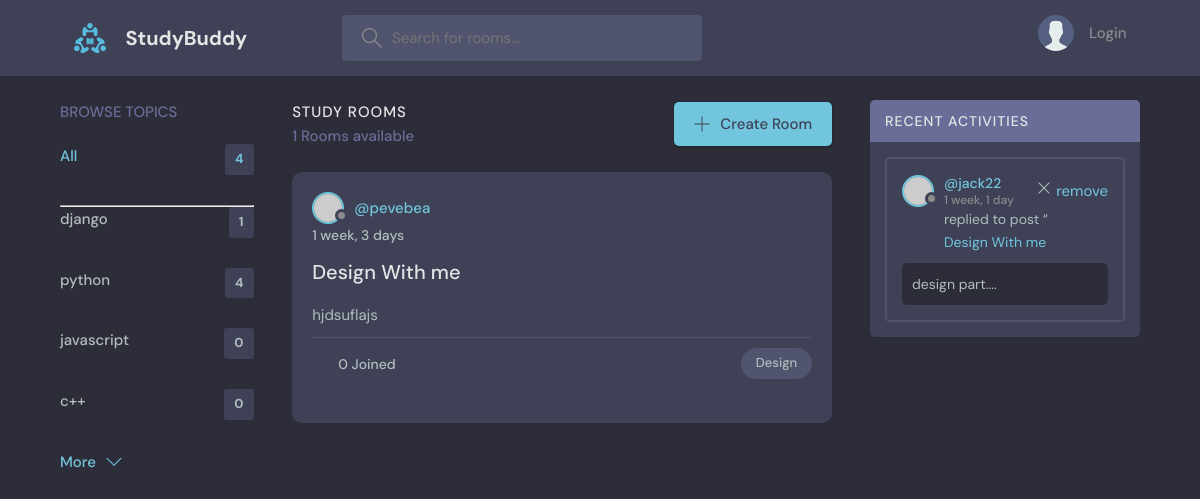
Screenshot of /room/index/?q=Design with the database file from the repository.
### room/models.py (models this page shows, shortened)
class Topic(models.Model):
    name = models.CharField(max_length=200)

class Room(models.Model):
    host = models.ForeignKey(User, on_delete=models.SET_NULL, null= True)
    topic = models.ForeignKey(Topic, on_delete=models.CASCADE, null=True)
    name = models.CharField(max_length=200)
    description = models.TextField(null= True, blank= True)
    participants = models.ManyToManyField(User, related_name="participants", blank=True)
    updated = models.DateTimeField(auto_now = True)
    created = models.DateTimeField(auto_now_add=True)
    def __str__(self):
        return self.name
    class Meta:
        ordering = ["-updated", "created"]

class Message(models.Model):
    user = models.ForeignKey(User, on_delete=models.CASCADE, null= True)
    room = models.ForeignKey(Room, on_delete=models.CASCADE)
    body = models.TextField()
    updated = models.DateTimeField(auto_now = True)
    created = models.DateTimeField(auto_now_add=True)
    class Meta:
        ordering = ["-updated", "created"]

### room/views.py (the view)
# urls.py: path("", views.index, name = "home"),
def index(request):
    q = request.GET.get("q") if request.GET.get("q") != None else ""
    rooms = Room.objects.filter(Q(topic__name__icontains = q) |
                                Q(name__icontains=q)|
                                Q(description__icontains=q))
    topics = Topic.objects.all()[0:4]
    room_messages = Message.objects.filter(Q(room__topic__name__icontains = q))
    context = {
        "rooms": rooms,
        "topics": topics,
        "room_messages": room_messages,
    }
    return render(request, "room/index.html", context)

### templates/room/index.html (shortened to what this page needs)
<!DOCTYPE html>
{% load static %}
<html lang="en">
  <head>
    <link rel="stylesheet" href="{% static 'css/main.css' %}" />
  </head>
  <body>
    <header class="header header--loggedIn">
      <div class="container">
        <a href="{% url 'room:index' %}" class="header__logo">
          <img src="{% static 'image/logo.svg' %}" />
          <h1>StudyBuddy</h1>
        </a>
        <form method="GET" action="" class="header__search">
          <label>
            <input name="q" placeholder="Search for rooms..." />
          </label>
        </form>
        <nav class="header__menu">
            {% if user.is_authenticated %}
            <div class="header__user">
                <a href="{% url 'authentification:userProfile' user.id %}">
                <div class="avatar avatar--medium active">
                    <img src="https://randomuser.me/api/portraits/men/37.jpg" />
                </div>
                <p>{{user.username}}<span>@{{user.username}}</span></p>
                </a>
                <button class="dropdown-button">
                <svg version="1.1" xmlns="http://www.w3.org/2000/svg" width="32" height="32" viewBox="0 0 32 32">
                    <title>chevron-down</title>
                    <path d="M16 21l-13-13h-3l16 16 16-16h-3l-13 13z"></path>
                </svg>
                </button>
            </div>
            <div class="dropdown-menu">
                <a href="{% url 'authentification:update-user' %}" class="dropdown-link">
                    <svg version="1.1" xmlns="http://www.w3.org/2000/svg" width="32" height="32" viewBox="0 0 32 32">
                        <title>tools</title>
                        <path d="M27.465 32c-1.211 0-2.35-0.471-3.207-1.328l-9.392-9.391c-2.369 0.898-4.898 0.951-7.355 0.15-3.274-1.074-5.869-3.67-6.943-6.942-0.879-2.682-0.734-5.45 0.419-8.004 0.135-0.299 0.408-0.512 0.731-0.572 0.32-0.051 0.654 0.045 0.887 0.277l5.394 5.395 3.586-3.586-5.394-5.395c-0.232-0.232-0.336-0.564-0.276-0.887s0.272-0.596 0.572-0.732c2.552-1.152 5.318-1.295 8.001-0.418 3.274 1.074 5.869 3.67 6.943 6.942 0.806 2.457 0.752 4.987-0.15 7.358l9.392 9.391c0.844 0.842 1.328 2.012 1.328 3.207-0 2.5-2.034 4.535-4.535 4.535zM15.101 19.102c0.26 0 0.516 0.102 0.707 0.293l9.864 9.863c0.479 0.479 1.116 0.742 1.793 0.742 1.398 0 2.535-1.137 2.535-2.535 0-0.668-0.27-1.322-0.742-1.793l-9.864-9.863c-0.294-0.295-0.376-0.74-0.204-1.119 0.943-2.090 1.061-4.357 0.341-6.555-0.863-2.631-3.034-4.801-5.665-5.666-1.713-0.561-3.468-0.609-5.145-0.164l4.986 4.988c0.391 0.391 0.391 1.023 0 1.414l-5 5c-0.188 0.188-0.441 0.293-0.707 0.293s-0.52-0.105-0.707-0.293l-4.987-4.988c-0.45 1.682-0.397 3.436 0.164 5.146 0.863 2.631 3.034 4.801 5.665 5.666 2.2 0.721 4.466 0.604 6.555-0.342 0.132-0.059 0.271-0.088 0.411-0.088z"></path>
                    </svg>
                    Settings
                </a>
                <a href="{% url 'authentification:logout' %}" class="dropdown-link">
                    <svg version="1.1" xmlns="http://www.w3.org/2000/svg" width="32" height="32" viewBox="0 0 32 32">
                        <title>sign-out</title>
                        <path d="M3 0h22c0.553 0 1 0 1 0.553l-0 3.447h-2v-2h-20v28h20v-2h2l0 3.447c0 0.553-0.447 0.553-1 0.553h-22c-0.553 0-1-0.447-1-1v-30c0-0.553 0.447-1 1-1z"></path>
                        <path d="M21.879 21.293l1.414 1.414 6.707-6.707-6.707-6.707-1.414 1.414 4.293 4.293h-14.172v2h14.172l-4.293 4.293z"></path>
                    </svg>
                    Logout
                </a>
            </div>
            {% else %}
                <a href="{% url 'authentification:login' %}">
                <img src="{% static 'image/avatar.svg' %}" />
                <p>Login</p>
                </a>
            {% endif %}
        </nav>
      </div>
    </header>
    {% block content %}
    <main class="layout layout--3">
      <div class="container">
            {% include 'room/topic_component.html' %}
        <div class="roomList">
            <div class="roomList__header">
                <div>
                    <h2>Study Rooms</h2>
                    <p>{{rooms.count}} Rooms available</p>
                </div>
                    <a class="btn btn--main" href="{% url 'room:create-room' %}">
                        <svg version="1.1" xmlns="http://www.w3.org/2000/svg" width="32" height="32" viewBox="0 0 32 32">
                        <title>add</title>
                        <path
                            d="M16.943 0.943h-1.885v14.115h-14.115v1.885h14.115v14.115h1.885v-14.115h14.115v-1.885h-14.115v-14.115z">
                        </path>
                        </svg>
                        Create Room
                    </a>
            </div>
            {% include 'room/feed_component.html' %}
        </div>
            {% include 'room/activity_component.html' %}
        {% endblock content %}
      </div>
    </main>
  </body>
</html>

### templates/room/topic_component.html (shortened to what this page needs)
<div class="topics">
    <div class="topics__header">
      <h2>Browse Topics</h2>
    </div>
    <ul class="topics__list">
        <li>
            <a href="{% url 'room:index' %}"class="active">All <span>{{topics.count}}</span></a>
            <hr>
        <li>
        {% for topic in topics %}
            <div>
                <a href="{% url 'room:index' %}?q={{topic.name}}"> {{topic.name}}  <span>{{topic.room_set.all.count}}</span></a>
            </div>
        {% endfor %}
    </ul>
    <a class="btn btn--link" href="{% url 'room:topics' %}">
        More
        <svg version="1.1" xmlns="http://www.w3.org/2000/svg" width="32" height="32" viewBox="0 0 32 32">
            <title>chevron-down</title>
            <path d="M16 21l-13-13h-3l16 16 16-16h-3l-13 13z"></path>
        </svg>
    </a>
</div>

### templates/room/feed_component.html (shortened to what this page needs)
{% for room in rooms %}
<div class="roomListRoom">
    <div class="roomListRoom__header">
        <a href="{% url 'authentification:userProfile' room.host.id %}" class="roomListRoom__author">
            <div class="avatar avatar--small">
                <img src="https://randomuser.me/api/portraits/women/37.jpg"/>
            </div>
            <span>@{{room.host.username}} </span>
        </a>
    </div>
    <div class="roomListRoom__actions">
        <span>{{room.created|timesince}}</span>
    </div>
    <div class="roomListRoom__content">
        <a href="{% url 'room:room' room.id %}">{{room.name}}</a>
        <p>{{room.description}}</p>
    </div>
    <div class="roomListRoom__meta">
        <a href="{% url 'room:index' %}" class="roomListRoom__joined">
            <svg version="1.1" xmlns="http://www.w3.org/2000/svg" width="32"
                height="32" viewBox="0 0 32 32">
                <title>user-group</title>
            </svg>
            {{room.participants.all.count}} Joined
        </a>
        <p class="roomListRoom__topic">{{room.topic.name}}</p>
    </div>
<br>
</div>
{% endfor %}

### templates/room/activity_component.html (shortened to what this page needs)
{% load static %}
<div class="activities">
    <div class="activities__header">
      <h2>Recent Activities</h2>
    </div>
{% for message in room_messages %}
        <div class="activities__box">
          <div class="activities__boxHeader roomListRoom__header">
            <a href="{% url 'authentification:userProfile' message.user.id %}" class="roomListRoom__author">
              <div class="avatar avatar--small">
                <img src="https://randomuser.me/api/portraits/men/37.jpg" />
              </div>
              <p>
                @{{message.user}}
                <span>{{message.created|timesince}}</span>
              </p>
            </a>
            <div class="roomListRoom__actions">
              <a href="{% url 'room:delete-message' message.id %}">
                <svg version="1.1" xmlns="http://www.w3.org/2000/svg" width="32" height="32" viewBox="0 0 32 32">
                  <title>remove</title>
                  <path d="M27.314 6.019l-1.333-1.333-9.98 9.981-9.981-9.981-1.333 1.333 9.981 9.981-9.981 9.98 1.333 1.333 9.981-9.98 9.98 9.98 1.333-1.333-9.98-9.98 9.98-9.981z">
                  </path>
                </svg>
                remove
              </a>
            </div>
          </div>
          <div class="activities__boxContent">
            <p>replied to post “<a href="{% url 'room:index' %}">{{message.room}}</a></p>
            <div class="activities__boxRoomContent">
                {{message.body}}
            </div>
          </div>
        </div>
{% endfor %}
</div>

### rows the page displays
Topic: name "django", room_set.all.count "1"
Topic: name "python", room_set.all.count "4"
Topic: name "javascript", room_set.all.count "0"
Topic: name "c++", room_set.all.count "0"
Room: host.username "pevebea", created "1 week, 3 days", name "Design With me", description "hjdsuflajs", participants.all.count "0", topic.name "Design"
Message: user "jack22", created "1 week, 1 day", room "Design With me", body "design part...."

### other values shown
{{ topics.count }} "4"
{{ rooms.count }} "1"
